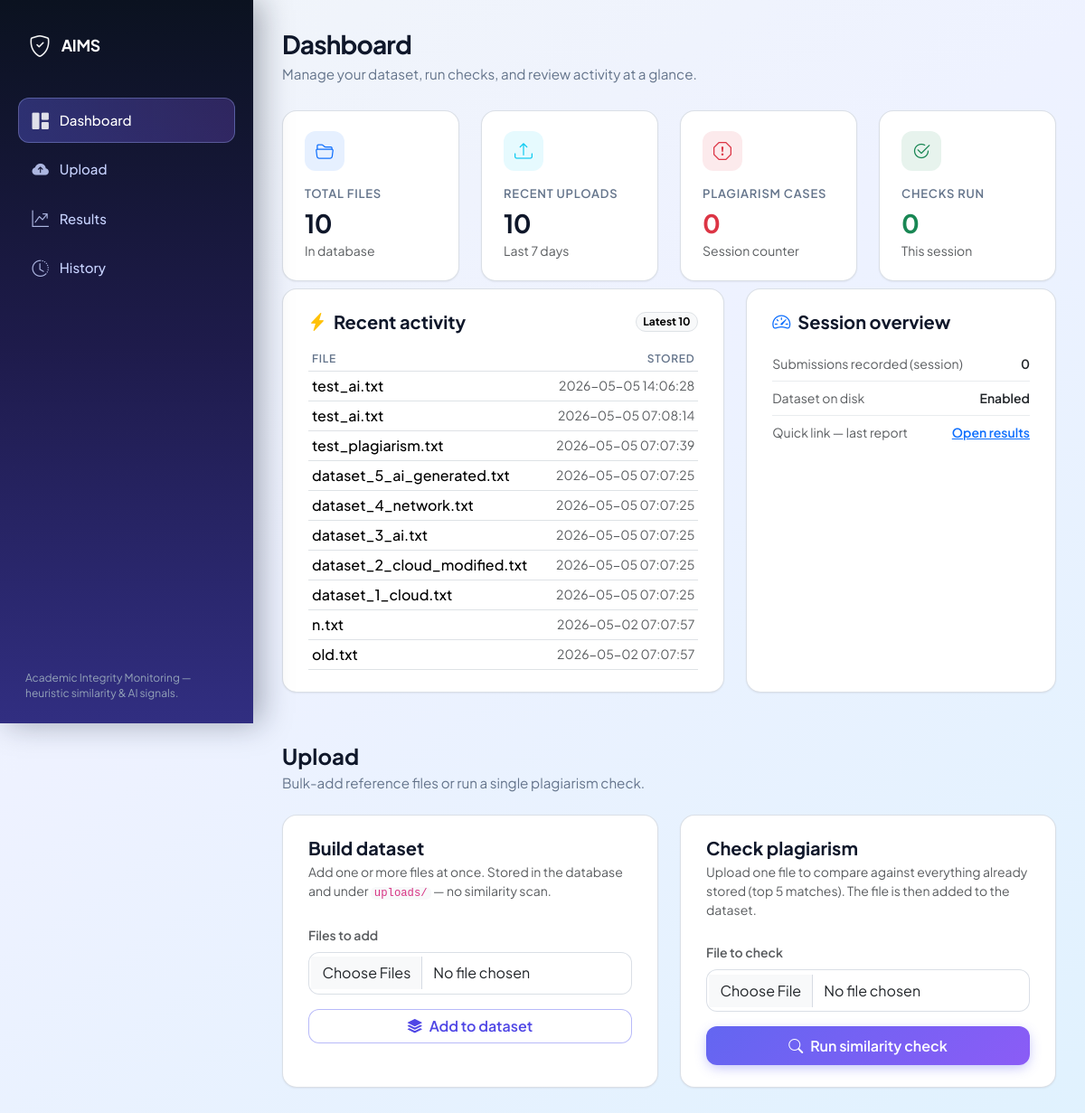
/dashboard, run on the app's committed database.
### tables this page shows
CREATE TABLE submissions (
                id INTEGER PRIMARY KEY AUTOINCREMENT,
                filename TEXT NOT NULL,
                content TEXT NOT NULL,
                timestamp TEXT NOT NULL DEFAULT (datetime('now'))
            );

### app.py (the view)
@app.route("/dashboard")
def dashboard():
    recent_activity = fetch_recent_submissions(10)
    return render_template(
        "dashboard.html",
        stats=stats,
        db_total=count_submissions(),
        recent_week_count=count_submissions_recent_days(7),
        recent_activity=recent_activity,
    )

### database.py (called while the page is built)
def get_connection():
    conn = sqlite3.connect(_DB_PATH)
    conn.row_factory = sqlite3.Row
    return conn

def count_submissions():
    conn = get_connection()
    try:
        row = conn.execute("SELECT COUNT(*) AS n FROM submissions").fetchone()
        return int(row["n"]) if row else 0
    finally:
        conn.close()

def count_submissions_recent_days(days: int = 7) -> int:
    conn = get_connection()
    try:
        row = conn.execute(
            """
            SELECT COUNT(*) AS n FROM submissions
            WHERE timestamp >= datetime('now', ?)
            """,
            (f"-{int(days)} days",),
        ).fetchone()
        return int(row["n"]) if row else 0
    finally:
        conn.close()

def fetch_recent_submissions(limit: int = 20):
    conn = get_connection()
    try:
        cur = conn.execute(
            """
            SELECT id, filename, timestamp
            FROM submissions
            ORDER BY id DESC
            LIMIT ?
            """,
            (int(limit),),
        )
        return cur.fetchall()
    finally:
        conn.close()

### templates/dashboard.html (shortened to what this page needs)
{% extends "base_app.html" %}
{% block content %}
<h1 class="app-page-title">Dashboard</h1>
<p class="app-page-sub">Manage your dataset, run checks, and review activity at a glance.</p>
<div class="row g-4 mb-2">
<div class="col-sm-6 col-xl-3">
<div class="app-card app-stat-card h-100">
<div class="app-stat-icon text-primary bg-primary bg-opacity-10">
<i class="bi bi-folder2-open"></i>
</div>
<div class="app-stat-label">Total files</div>
<div class="app-stat-value">{{ db_total }}</div>
<p class="text-muted small mb-0 mt-1">In database</p>
</div>
</div>
<div class="col-sm-6 col-xl-3">
<div class="app-card app-stat-card h-100">
<div class="app-stat-icon text-info bg-info bg-opacity-10">
<i class="bi bi-upload"></i>
</div>
<div class="app-stat-label">Recent uploads</div>
<div class="app-stat-value">{{ recent_week_count }}</div>
<p class="text-muted small mb-0 mt-1">Last 7 days</p>
</div>
</div>
<div class="col-sm-6 col-xl-3">
<div class="app-card app-stat-card h-100">
<div class="app-stat-icon text-danger bg-danger bg-opacity-10">
<i class="bi bi-exclamation-octagon"></i>
</div>
<div class="app-stat-label">Plagiarism cases</div>
<div class="app-stat-value text-danger">{{ stats.plagiarism }}</div>
<p class="text-muted small mb-0 mt-1">Session counter</p>
</div>
</div>
<div class="col-sm-6 col-xl-3">
<div class="app-card app-stat-card h-100">
<div class="app-stat-icon text-success bg-success bg-opacity-10">
<i class="bi bi-check2-circle"></i>
</div>
<div class="app-stat-label">Checks run</div>
<div class="app-stat-value text-success">{{ stats.checked }}</div>
<p class="text-muted small mb-0 mt-1">This session</p>
</div>
</div>
</div>
<div class="row g-4">
<div class="col-12 col-xl-7">
<div class="app-card app-card-pad h-100">
<div class="d-flex align-items-center justify-content-between mb-3">
<h2 class="h5 fw-bold mb-0"><i class="bi bi-lightning-charge-fill text-warning me-2"></i>Recent activity</h2>
<span class="badge rounded-pill text-bg-light border">Latest {{ recent_activity|length }}</span>
</div>
{% if recent_activity %}
<div class="table-responsive">
<table class="table app-table table-sm align-middle mb-0">
<thead>
<tr>
<th scope="col">File</th>
<th scope="col" class="text-end">Stored</th>
</tr>
</thead>
<tbody>
{% for row in recent_activity %}
<tr>
<td class="fw-medium text-truncate" style="max-width: 14rem;">{{ row.filename }}</td>
<td class="text-muted small text-end text-nowrap">{{ row.timestamp }}</td>
</tr>
{% endfor %}
</tbody>
</table>
</div>
{% else %}
<p class="text-muted small mb-0"><i class="bi bi-info-circle me-1"></i>No files stored yet. Use Upload to add documents.</p>
{% endif %}
</div>
</div>
<div class="col-12 col-xl-5">
<div class="app-card app-card-pad h-100">
<h2 class="h5 fw-bold mb-3"><i class="bi bi-speedometer2 text-primary me-2"></i>Session overview</h2>
<ul class="list-unstyled mb-0 small text-muted">
<li class="d-flex justify-content-between py-2 border-bottom border-light-subtle">
<span>Submissions recorded (session)</span>
<span class="fw-semibold text-dark">{{ stats.submissions }}</span>
</li>
<li class="d-flex justify-content-between py-2 border-bottom border-light-subtle">
<span>Dataset on disk</span>
<span class="fw-semibold text-dark">{% if config.STORE_UPLOAD_FILES %}Enabled{% else %}DB only{% endif %}</span>
</li>
<li class="d-flex justify-content-between py-2">
<span>Quick link — last report</span>
<a href="{{ url_for('results') }}" class="fw-semibold">Open results</a>
</li>
</ul>
</div>
</div>
</div>
<section id="upload" class="mt-5 pt-2">
<h2 class="h4 fw-bold mb-1">Upload</h2>
<p class="app-page-sub mt-0 mb-4">Bulk-add reference files or run a single plagiarism check.</p>
<div class="row g-4">
<div class="col-lg-6">
<div class="app-card app-card-pad h-100" id="dataset">
<h3 class="h5 fw-bold mb-1">Build dataset</h3>
<p class="text-muted small mb-4">
Add one or more files at once. Stored in the database
{% if config.STORE_UPLOAD_FILES %}
and under <code class="px-1 rounded bg-light">uploads/</code>
{% endif %}
— no similarity scan.
</p>
<form action="{{ url_for('dataset_upload') }}" method="post" enctype="multipart/form-data">
<label class="form-label small fw-semibold text-muted">Files to add</label>
<input type="file" name="files" class="form-control app-form-control" multiple required>
<button type="submit" class="btn btn-app-outline w-100 mt-3">
<i class="bi bi-stack me-2"></i>Add to dataset
</button>
</form>
</div>
</div>
<div class="col-lg-6">
<div class="app-card app-card-pad h-100" id="check">
<h3 class="h5 fw-bold mb-1">Check plagiarism</h3>
<p class="text-muted small mb-4">
Upload one file to compare against everything already stored (top 5 matches). The file is then added to the dataset.
</p>
<form action="{{ url_for('compare') }}" method="post" enctype="multipart/form-data">
<label class="form-label small fw-semibold text-muted">File to check</label>
<input type="file" name="file" class="form-control app-form-control" required>
<button type="submit" class="btn btn-app-primary w-100 mt-3">
<i class="bi bi-search me-2"></i>Run similarity check
</button>
</form>
</div>
</div>
</div>
</section>
{% endblock %}

### templates/base_app.html (shortened to what this page needs)
<!DOCTYPE html>
<html lang="en">
<head>
<link href="https://cdn.jsdelivr.net/npm/bootstrap@5.3.3/dist/css/bootstrap.min.css" rel="stylesheet">
<link href="https://cdn.jsdelivr.net/npm/bootstrap-icons@1.11.3/font/bootstrap-icons.min.css" rel="stylesheet">
<link href="{{ url_for('static', filename='css/app.css') }}" rel="stylesheet">
</head>
<body class="app-body">
<div class="app-shell">
<aside class="app-sidebar" aria-label="Main navigation">
<a class="app-sidebar-brand" href="{{ url_for('dashboard') }}">
<i class="bi bi-shield-check"></i>
<span>AIMS</span>
</a>
<nav class="app-nav">
<a class="app-nav-link {% if request.endpoint == 'dashboard' %}active{% endif %}" href="{{ url_for('dashboard') }}">
<i class="bi bi-grid-1x2-fill"></i>
Dashboard
</a>
<a class="app-nav-link" href="{{ url_for('dashboard') }}#upload">
<i class="bi bi-cloud-arrow-up-fill"></i>
Upload
</a>
<a class="app-nav-link {% if request.endpoint == 'results' %}active{% endif %}" href="{{ url_for('results') }}">
<i class="bi bi-graph-up-arrow"></i>
Results
</a>
<a class="app-nav-link {% if request.endpoint == 'history' %}active{% endif %}" href="{{ url_for('history') }}">
<i class="bi bi-clock-history"></i>
History
</a>
</nav>
<div class="app-sidebar-footer">
Academic Integrity Monitoring — heuristic similarity &amp; AI signals.
</div>
</aside>
<main class="app-main">
{% block content %}{% endblock %}
</main>
</div>
</body>
</html>

### data on the page
submissions: filename "test_ai.txt", timestamp "2026-05-05 14:06:28"
submissions: filename "test_ai.txt", timestamp "2026-05-05 07:08:14"
submissions: filename "test_plagiarism.txt", timestamp "2026-05-05 07:07:39"
submissions: filename "dataset_5_ai_generated.txt", timestamp "2026-05-05 07:07:25"
submissions: filename "dataset_4_network.txt", timestamp "2026-05-05 07:07:25"
submissions: filename "dataset_3_ai.txt", timestamp "2026-05-05 07:07:25"
submissions: filename "dataset_2_cloud_modified.txt", timestamp "2026-05-05 07:07:25"
submissions: filename "dataset_1_cloud.txt", timestamp "2026-05-05 07:07:25"
submissions: filename "n.txt", timestamp "2026-05-02 07:07:57"
submissions: filename "old.txt", timestamp "2026-05-02 07:07:57"

### other printed values
{{ db_total }} "10"
{{ recent_week_count }} "10"
{{ stats.plagiarism }} "0"
{{ stats.checked }} "0"
{{ recent_activity|length }} "10"
{{ stats.submissions }} "0"
